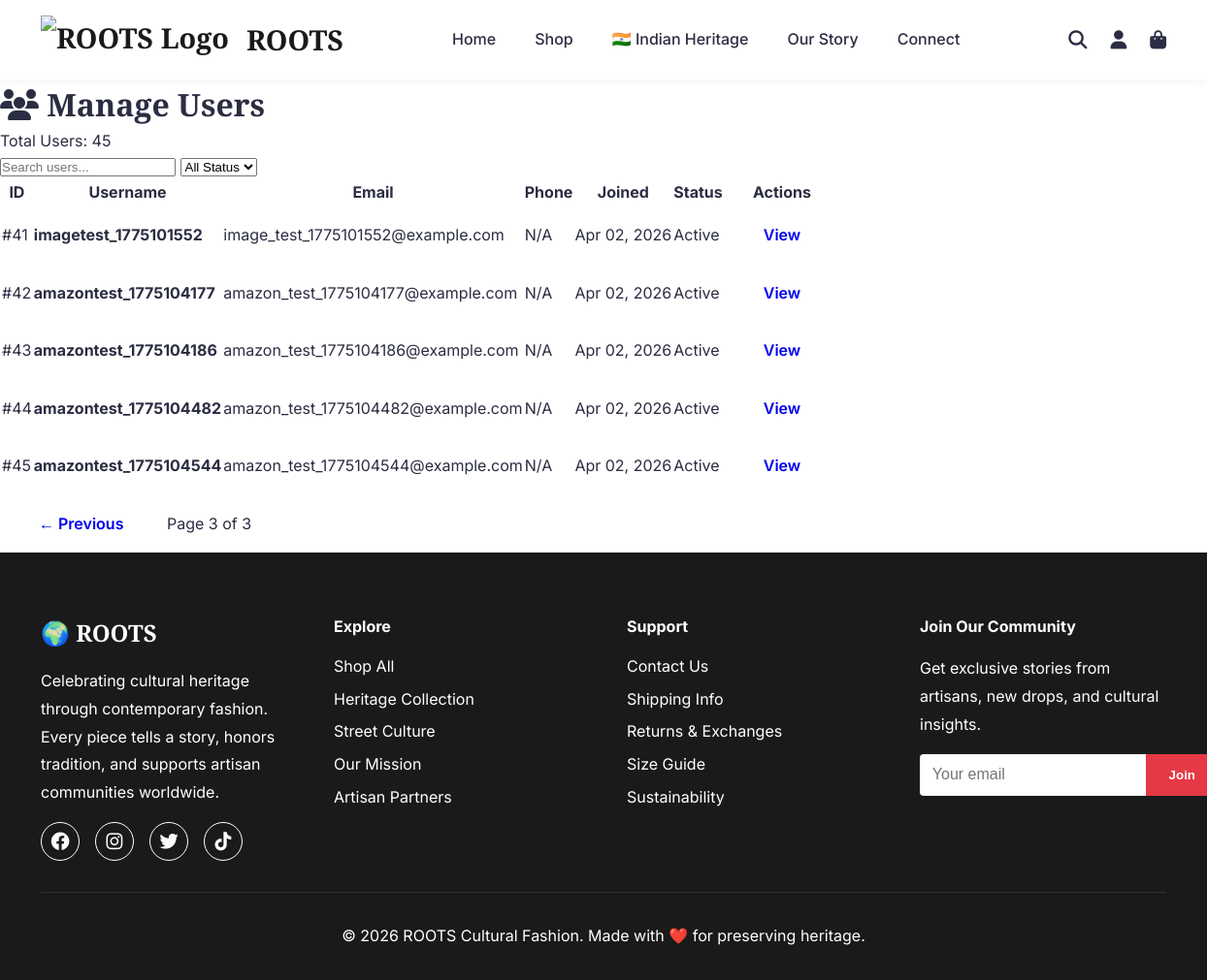
The app's page /admin/users?page=3 (signed in), older data.
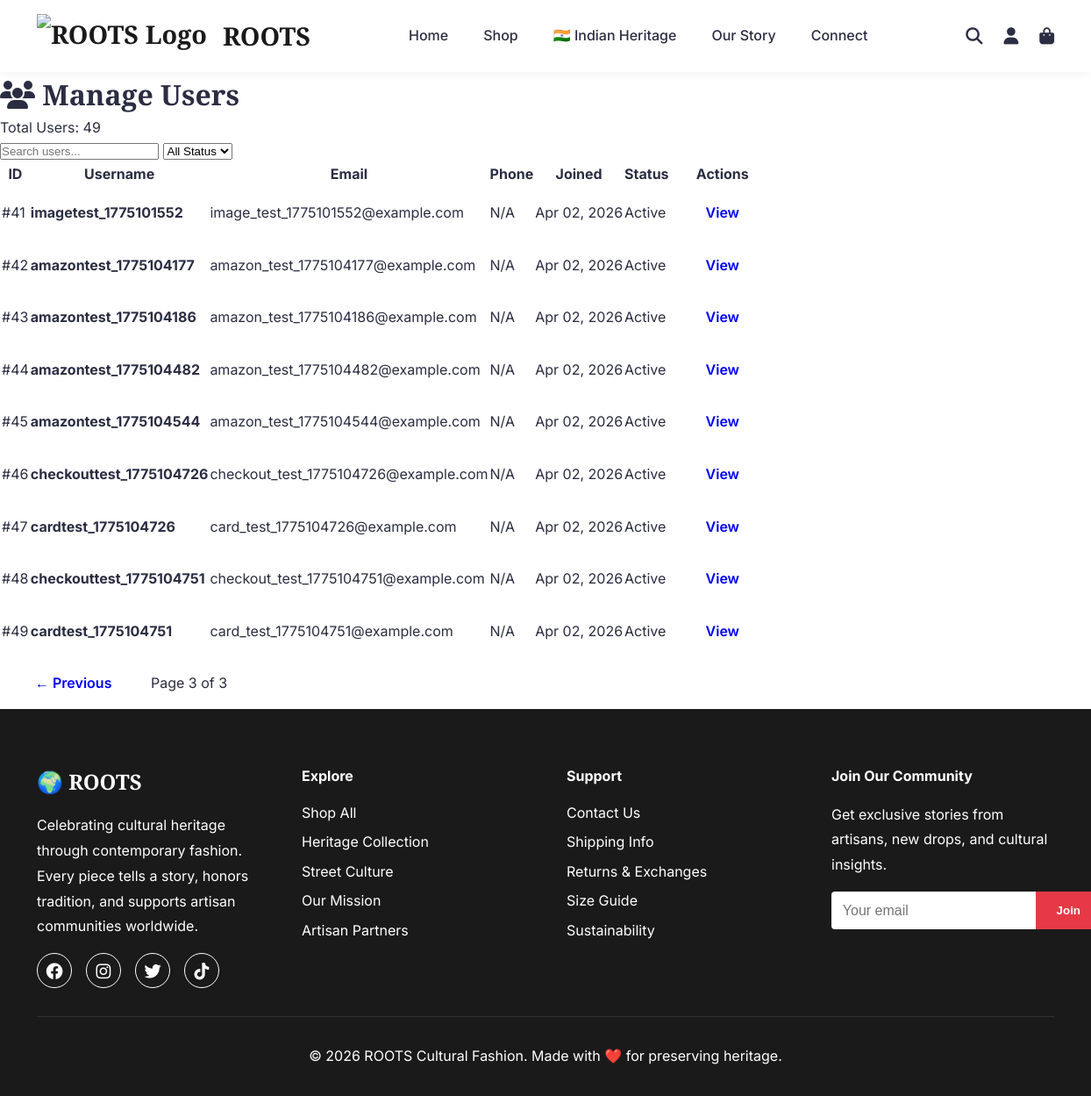
The same page, newer data.
### models/__init__.py (models this page shows, shortened)
class User(db.Model):
    __tablename__ = 'users'
    id = db.Column(db.Integer, primary_key=True)
    email = db.Column(db.String(120), unique=True, nullable=False, index=True)
    username = db.Column(db.String(80), unique=True, nullable=False, index=True)
    password_hash = db.Column(db.String(255), nullable=False)
    first_name = db.Column(db.String(50))
    last_name = db.Column(db.String(50))
    phone = db.Column(db.String(20))
    is_active = db.Column(db.Boolean, default=True)
    is_verified = db.Column(db.Boolean, default=False)
    created_at = db.Column(db.DateTime, default=lambda: datetime.now(timezone.utc))
    updated_at = db.Column(db.DateTime, default=lambda: datetime.now(timezone.utc),
                          onupdate=lambda: datetime.now(timezone.utc))
    last_login = db.Column(db.DateTime)
    orders = db.relationship('Order', backref='user', lazy='dynamic')
    addresses = db.relationship('Address', backref='user', lazy='dynamic')

### controllers/admin_controller.py (the view)
@admin_bp.route('/users')
@admin_required
def users():
    page = request.args.get('page', 1, type=int)
    users_pagination = admin_service.get_all_users(page=page, per_page=20)
    return render_template('admin/users.html', users=users_pagination)

### app.py (called while the page is built)
@app.after_request
def add_cache_headers(response):
    if request.path.startswith('/static/'):
        response.cache_control.max_age = 2592000
        response.cache_control.public = True
    elif request.endpoint in ['home', 'shop', 'about', 'contact', 'indian_heritage', 'design_gallery']:
        response.cache_control.max_age = 3600
        response.cache_control.public = True
    return response

@app.before_request
def redirect_to_custom_domain():
    if env == 'production':
        if 'indian-heritage-fashion.onrender.com' in request.url:
            new_url = request.url.replace('indian-heritage-fashion.onrender.com', 'www.rootsfashion.in')
            return redirect(new_url, code=301)

@app.context_processor
def inject_now():
    return {'now': datetime.now(timezone.utc)}

@app.context_processor
def inject_user():
    user_info = {
        'is_authenticated': 'user_id' in session,
        'is_admin': 'admin_id' in session,
        'username': session.get('username') or session.get('admin_username'),
        'user_id': session.get('user_id'),
        'admin_id': session.get('admin_id')
    }
    return {'current_user': user_info}

### repositories/__init__.py (called while the page is built)
    @staticmethod
    def find_all(page: int = 1, per_page: int = 20) -> List[User]:
        return User.query.paginate(page=page, per_page=per_page, error_out=False)

### services/__init__.py (called while the page is built)
    def get_all_users(self, page: int = 1, per_page: int = 20):
        return self.user_repo.find_all(page, per_page)

### templates/admin/users.html (shortened to what this page needs)
{% extends "base.html" %}
{% block content %}
<div class="admin-container">
    <div class="admin-header">
        <h1><i class="fas fa-users"></i> Manage Users</h1>
        <p>Total Users: {{ users.total }}</p>
    </div>
    <div class="admin-content">
        <div class="search-bar">
            <input type="text" placeholder="Search users..." id="searchUsers">
            <select id="filterStatus">
                <option value="">All Status</option>
            </select>
        </div>
        <table class="admin-table">
            <thead>
                <tr>
                    <th>ID</th>
                    <th>Username</th>
                    <th>Email</th>
                    <th>Phone</th>
                    <th>Joined</th>
                    <th>Status</th>
                    <th>Actions</th>
                </tr>
            </thead>
            <tbody>
                {% for user in users.items %}
                <tr>
                    <td>#{{ user.id }}</td>
                    <td><strong>{{ user.username }}</strong></td>
                    <td>{{ user.email }}</td>
                    <td>{{ user.phone or 'N/A' }}</td>
                    <td>{{ user.created_at.strftime('%b %d, %Y') }}</td>
                    <td>
                        {% if user.is_active %}
                            <span class="badge badge-success">Active</span>
                        {% else %}
                            <span class="badge badge-danger">Inactive</span>
                        {% endif %}
                    </td>
                    <td>
                        <a href="{{ url_for('admin.user_detail', user_id=user.id) }}" class="btn btn-sm btn-info">View</a>
                    </td>
                </tr>
                {% endfor %}
            </tbody>
        </table>
        <div class="pagination">
            {% if users.has_prev %}
                <a href="{{ url_for('admin.users', page=users.prev_num) }}" class="btn btn-sm">← Previous</a>
            {% endif %}
            <span class="page-info">Page {{ users.page }} of {{ users.pages }}</span>
        </div>
    </div>
</div>
{% endblock %}

### templates/base.html (shortened to what this page needs)
<!DOCTYPE html>
<html lang="en">
<head>
    <link rel="stylesheet" href="{{ url_for('static', filename='css/style.css') }}">
    <link rel="stylesheet" href="https://cdnjs.cloudflare.com/ajax/libs/font-awesome/6.4.0/css/all.min.css">
</head>
<body>
    <nav class="navbar">
        <div class="container">
            <div class="nav-brand">
                <a href="/">
                    <img src="{{ url_for('static', filename='images/mockups/Roots_logo.jpg') }}" alt="ROOTS Logo" style="height: 50px; width: auto; margin-right: 10px;">
                    <span class="brand-text">ROOTS</span>
                </a>
            </div>
            <ul class="nav-menu">
                <li><a href="/">Home</a></li>
                <li><a href="/shop">Shop</a></li>
                <li><a href="/indian-heritage">🇮🇳 Indian Heritage</a></li>
                <li><a href="/about">Our Story</a></li>
                <li><a href="/contact">Connect</a></li>
            </ul>
            <div class="nav-icons">
                <a href="#" title="Search"><i class="fas fa-search"></i></a>
                <div class="user-dropdown">
                    <a href="#" class="user-icon" title="Account">
                        <i class="fas fa-user"></i>
                    </a>
                </div>
                {% if current_user.is_authenticated %}
                <a href="{{ url_for('cart.view_cart') }}" title="Shopping Cart" class="cart-icon">
                    <i class="fas fa-shopping-bag"></i>
                    <span class="cart-badge" id="cartBadge">0</span>
                </a>
                {% else %}
                <a href="{{ url_for('auth.login') }}" title="Login to Shop" class="cart-icon">
                    <i class="fas fa-shopping-bag"></i>
                </a>
                {% endif %}
            </div>
        </div>
    </nav>
    <main>
        {% block content %}{% endblock %}
    </main>
    <footer class="footer">
        <div class="container">
            <div class="footer-content">
                <div class="footer-section">
                    <h3>🌍 ROOTS</h3>
                    <p>Celebrating cultural heritage through contemporary fashion. Every piece tells a story, honors tradition, and supports artisan communities worldwide.</p>
                    <div class="social-links">
                        <a href="#" aria-label="Facebook"><i class="fab fa-facebook"></i></a>
                        <a href="#" aria-label="Instagram"><i class="fab fa-instagram"></i></a>
                        <a href="#" aria-label="Twitter"><i class="fab fa-twitter"></i></a>
                        <a href="#" aria-label="TikTok"><i class="fab fa-tiktok"></i></a>
                    </div>
                </div>
                <div class="footer-section">
                    <h4>Explore</h4>
                    <ul>
                        <li><a href="/shop">Shop All</a></li>
                        <li><a href="/shop?category=heritage">Heritage Collection</a></li>
                        <li><a href="/shop?category=streetwear">Street Culture</a></li>
                        <li><a href="/about">Our Mission</a></li>
                        <li><a href="#">Artisan Partners</a></li>
                    </ul>
                </div>
                <div class="footer-section">
                    <h4>Support</h4>
                    <ul>
                        <li><a href="/contact">Contact Us</a></li>
                        <li><a href="#">Shipping Info</a></li>
                        <li><a href="#">Returns & Exchanges</a></li>
                        <li><a href="#">Size Guide</a></li>
                        <li><a href="#">Sustainability</a></li>
                    </ul>
                </div>
                <div class="footer-section">
                    <h4>Join Our Community</h4>
                    <p>Get exclusive stories from artisans, new drops, and cultural insights.</p>
                    <form class="newsletter-form" id="newsletterForm">
                        <input type="email" placeholder="Your email" id="newsletterEmail" required>
                        <button type="submit">Join</button>
                    </form>
                </div>
            </div>
            <div class="footer-bottom">
                <p>&copy; 2026 ROOTS Cultural Fashion. Made with ❤️ for preserving heritage.</p>
            </div>
        </div>
    </footer>
</body>
</html>

### static/css/style.css (style rules this page uses)
* { margin: 0; padding: 0; box-sizing: border-box; }
:root { --primary-color: #1a1a1a; --secondary-color: #e63946; --accent-color: #f4a261; --text-color: #2b2d42; --light-bg: #fefae0; --white: #ffffff; --gray: #8d99ae; --border-color: #edf2f4; }
body { font-family: 'Inter', 'Segoe UI', sans-serif; line-height: 1.6; color: var(--text-color); }
h1, h2, h3 { font-family: 'Playfair Display', serif; }
.container { max-width: 1200px; margin: 0 auto; padding: 0 20px; }
.navbar { background: var(--white); padding: 1rem 0; box-shadow: 0 2px 10px rgba(0,0,0,0.05); position: sticky; top: 0; z-index: 1000; }
.navbar .container { display: flex; justify-content: space-between; align-items: center; }
.nav-brand a { display: flex; align-items: center; gap: 0.5rem; font-size: 1.8rem; font-weight: bold; color: var(--primary-color); text-decoration: none; font-family: 'Playfair Display', serif; }
.nav-menu { display: flex; list-style: none; gap: 2.5rem; }
.nav-menu a { color: var(--text-color); text-decoration: none; font-weight: 500; transition: color 0.3s; position: relative; }
.nav-menu a::after { content: ''; position: absolute; bottom: -5px; left: 0; width: 0; height: 2px; background: var(--secondary-color); transition: width 0.3s; }
.nav-icons { display: flex; gap: 1.5rem; }
.nav-icons a { color: var(--text-color); font-size: 1.2rem; transition: color 0.3s; }
.user-dropdown { position: relative; }
.user-icon { position: relative; cursor: pointer; }
.cart-icon { position: relative; }
.btn { display: inline-block; padding: 1rem 2.5rem; text-decoration: none; border: none; cursor: pointer; font-size: 1rem; transition: all 0.3s; font-weight: 600; border-radius: 4px; }
.footer { background: var(--primary-color); color: var(--white); padding: 4rem 0 2rem; }
.footer-content { display: grid; grid-template-columns: repeat(auto-fit, minmax(250px, 1fr)); gap: 3rem; margin-bottom: 2rem; }
.footer-section h3 { font-size: 1.5rem; margin-bottom: 1rem; }
.footer-section h4 { margin-bottom: 1rem; }
.footer-section p { margin-bottom: 1rem; line-height: 1.8; }
.footer-section ul { list-style: none; }
.footer-section ul li { margin-bottom: 0.5rem; }
.footer-section a { color: var(--white); text-decoration: none; transition: color 0.3s; }
.social-links { display: flex; gap: 1rem; margin-top: 1rem; }
.social-links a { width: 40px; height: 40px; border: 1px solid var(--white); display: flex; align-items: center; justify-content: center; border-radius: 50%; font-size: 1.2rem; transition: all 0.3s; }
.newsletter-form { display: flex; margin-top: 1rem; }
.newsletter-form input { flex: 1; padding: 0.8rem; border: none; font-size: 1rem; border-radius: 4px 0 0 4px; }
.newsletter-form button { padding: 0.8rem 1.5rem; background: var(--secondary-color); color: var(--white); border: none; cursor: pointer; font-weight: 600; transition: background 0.3s; border-radius: 0 4px 4px 0; }
.footer-bottom { text-align: center; padding-top: 2rem; border-top: 1px solid rgba(255,255,255,0.1); }

Row changes from the older to the newer data that the page shows:
added User: id "46", username "checkouttest_1775104726", email "checkout_test_1775104726@example.com", phone "N/A", created_at "Apr 02, 2026", is_active "Active"
added User: id "47", username "cardtest_1775104726", email "card_test_1775104726@example.com", phone "N/A", created_at "Apr 02, 2026", is_active "Active"
added User: id "48", username "checkouttest_1775104751", email "checkout_test_1775104751@example.com", phone "N/A", created_at "Apr 02, 2026", is_active "Active"
added User: id "49", username "cardtest_1775104751", email "card_test_1775104751@example.com", phone "N/A", created_at "Apr 02, 2026", is_active "Active"
Text that changed along with them:
{{ users.total }}: "45" → "49"
